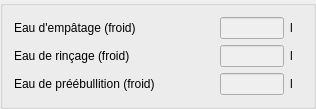
      <widget class="QGroupBox" name="general2GroupBox">
       <property name="maximumSize">
        <size>
         <width>350</width>
         <height>16777215</height>
        </size>
       </property>
       <property name="styleSheet">
        <string notr="true"/>
       </property>
       <property name="title">
        <string/>
       </property>
       <layout class="QVBoxLayout" name="verticalLayout_22">
        <item>
         <layout class="QHBoxLayout" name="horizontalLayout_66">
          <item>
           <widget class="QLabel" name="coldMashWaterLabel">
            <property name="enabled">
             <bool>true</bool>
            </property>
            <property name="sizePolicy">
             <sizepolicy hsizetype="Fixed" vsizetype="Preferred">
              <horstretch>0</horstretch>
              <verstretch>0</verstretch>
             </sizepolicy>
            </property>
            <property name="minimumSize">
             <size>
              <width>200</width>
              <height>0</height>
             </size>
            </property>
            <property name="maximumSize">
             <size>
              <width>200</width>
              <height>16777215</height>
             </size>
            </property>
            <property name="text">
             <string>Eau d'empâtage (froid)</string>
            </property>
           </widget>
          </item>
          <item>
           <widget class="QLineEdit" name="coldMashWaterVolumeEdit">
            <property name="enabled">
             <bool>false</bool>
            </property>
            <property name="minimumSize">
             <size>
              <width>64</width>
              <height>0</height>
             </size>
            </property>
            <property name="maximumSize">
             <size>
              <width>64</width>
              <height>16777215</height>
             </size>
            </property>
            <property name="styleSheet">
             <string notr="true"/>
            </property>
           </widget>
          </item>
          <item>
           <widget class="QLabel" name="label_13">
            <property name="minimumSize">
             <size>
              <width>12</width>
              <height>0</height>
             </size>
            </property>
            <property name="maximumSize">
             <size>
              <width>12</width>
              <height>16777215</height>
             </size>
            </property>
            <property name="text">
             <string>l</string>
            </property>
           </widget>
          </item>
         </layout>
        </item>
        <item>
         <layout class="QHBoxLayout" name="horizontalLayout_67">
          <item>
           <widget class="QLabel" name="coldSpargeWaterVolumeLabel">
            <property name="enabled">
             <bool>true</bool>
            </property>
            <property name="sizePolicy">
             <sizepolicy hsizetype="Fixed" vsizetype="Preferred">
              <horstretch>0</horstretch>
              <verstretch>0</verstretch>
             </sizepolicy>
            </property>
            <property name="minimumSize">
             <size>
              <width>200</width>
              <height>0</height>
             </size>
            </property>
            <property name="maximumSize">
             <size>
              <width>200</width>
              <height>16777215</height>
             </size>
            </property>
            <property name="text">
             <string>Eau de rinçage (froid)</string>
            </property>
           </widget>
          </item>
          <item>
           <widget class="QLineEdit" name="coldSpargeWaterVolumeEdit">
            <property name="enabled">
             <bool>false</bool>
            </property>
            <property name="minimumSize">
             <size>
              <width>64</width>
              <height>0</height>
             </size>
            </property>
            <property name="maximumSize">
             <size>
              <width>64</width>
              <height>16777215</height>
             </size>
            </property>
            <property name="styleSheet">
             <string notr="true"/>
            </property>
           </widget>
          </item>
          <item>
           <widget class="QLabel" name="label_14">
            <property name="minimumSize">
             <size>
              <width>12</width>
              <height>0</height>
             </size>
            </property>
            <property name="maximumSize">
             <size>
              <width>12</width>
              <height>16777215</height>
             </size>
            </property>
            <property name="text">
             <string>l</string>
            </property>
           </widget>
          </item>
         </layout>
        </item>
        <item>
         <layout class="QHBoxLayout" name="horizontalLayout_68">
          <item>
           <widget class="QLabel" name="coldPreboilWaterVolumeLabel">
            <property name="enabled">
             <bool>true</bool>
            </property>
            <property name="sizePolicy">
             <sizepolicy hsizetype="Fixed" vsizetype="Preferred">
              <horstretch>0</horstretch>
              <verstretch>0</verstretch>
             </sizepolicy>
            </property>
            <property name="minimumSize">
             <size>
              <width>200</width>
              <height>0</height>
             </size>
            </property>
            <property name="maximumSize">
             <size>
              <width>200</width>
              <height>16777215</height>
             </size>
            </property>
            <property name="text">
             <string>Eau de préébullition (froid)</string>
            </property>
           </widget>
          </item>
          <item>
           <widget class="QLineEdit" name="coldPreboilWaterVolumeEdit">
            <property name="enabled">
             <bool>false</bool>
            </property>
            <property name="sizePolicy">
             <sizepolicy hsizetype="Fixed" vsizetype="Fixed">
              <horstretch>0</horstretch>
              <verstretch>0</verstretch>
             </sizepolicy>
            </property>
            <property name="minimumSize">
             <size>
              <width>64</width>
              <height>0</height>
             </size>
            </property>
            <property name="maximumSize">
             <size>
              <width>50</width>
              <height>16777215</height>
             </size>
            </property>
            <property name="styleSheet">
             <string notr="true"/>
            </property>
           </widget>
          </item>
          <item>
           <widget class="QLabel" name="coldPreboilWaterVolumeUnitLabel">
            <property name="minimumSize">
             <size>
              <width>12</width>
              <height>0</height>
             </size>
            </property>
            <property name="maximumSize">
             <size>
              <width>12</width>
              <height>16777215</height>
             </size>
            </property>
            <property name="text">
             <string>l</string>
            </property>
           </widget>
          </item>
         </layout>
        </item>
       </layout>
      </widget>
